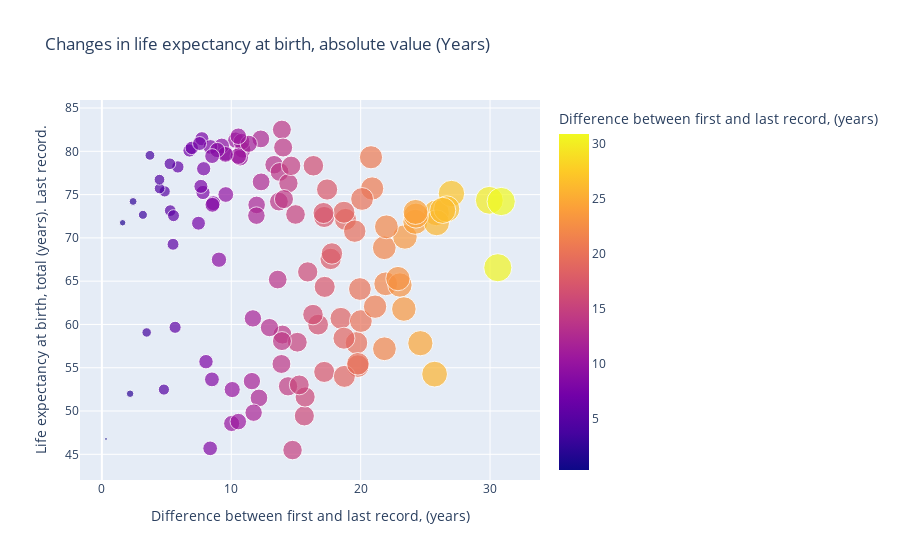

Here is the notebook cell this chart was saved with:
### Code cell
life_expectancy_by_country_values_greater_than_zero = life_expectancy_by_country[life_expectancy_by_country["diff"] > 0] #Removed negative values because cause error
fig = px.scatter(life_expectancy_by_country_values_greater_than_zero, x='diff', y="last", color="diff", 
                 title="Changes in life expectancy at birth, absolute value (Years)",
                 size='diff', hover_data=['Country Name'],
                labels={
                     "last": "Life expectancy at birth, total (years). Last record.",
                     "diff": "Difference between first and last record, (years)"
                 },)
fig.show()

### Figure 1 — Plotly figure (JSON) as saved in the notebook; plotly's stock layout.template omitted (floating-point values rounded to 4 significant figures)
{"data": [{"customdata": [["Afghanistan"], ["Albania"], ["Algeria"], ["Angola"], ["Argentina"], ["Australia"], ["Austria"], ["Bahrain"], ["Bangladesh"], ["Belgium"], ["Benin"], ["Bolivia"], ["Bosnia and Herzegovina"], ["Botswana"], ["Brazil"], ["Bulgaria"], ["Burkina Faso"], ["Burundi"], ["Cambodia"], ["Cameroon"], ["Canada"], ["Central African Republic"], ["Chad"], ["Chile"], ["China"], ["Colombia"], ["Comoros"], ["Costa Rica"], ["Cote d'Ivoire"], ["Croatia"], ["Cuba"], ["Czech Republic"], ["Denmark"], ["Djibouti"], ["Dominican Republic"], ["Ecuador"], ["El Salvador"], ["Equatorial Guinea"], ["Eritrea"], ["Ethiopia"], ["Finland"], ["France"], ["Gabon"], ["Germany"], ["Ghana"], ["Greece"], ["Guatemala"], ["Guinea"], ["Guinea-Bissau"], ["Haiti"], ["Honduras"], ["Hungary"], ["Iceland"], ["India"], ["Indonesia"], ["Iraq"], ["Ireland"], ["Israel"], ["Italy"], ["Jamaica"], ["Japan"], ["Jordan"], ["Kenya"], ["Kuwait"], ["Lebanon"], ["Liberia"], ["Libya"], ["Madagascar"], ["Malawi"], ["Malaysia"], ["Mali"], ["Mauritania"], ["Mauritius"], ["Mexico"], ["Mongolia"], ["Morocco"], ["Mozambique"], ["Myanmar"], ["Nepal"], ["Netherlands"], ["New Zealand"], ["Nicaragua"], ["Niger"], ["Nigeria"], ["Norway"], ["Oman"], ["Pakistan"], ["Panama"], ["Paraguay"], ["Peru"], ["Philippines"], ["Poland"], ["Portugal"], ["Romania"], ["Rwanda"], ["Sao Tome and Principe"], ["Saudi Arabia"], ["Senegal"], ["Sierra Leone"], ["Singapore"], ["Slovak Republic"], ["Slovenia"], ["Somalia"], ["South Africa"], ["Spain"], ["Sri Lanka"], ["Sudan"], ["Swaziland"], ["Sweden"], ["Switzerland"], ["Tanzania"], ["Thailand"], ["Togo"], ["Trinidad and Tobago"], ["Tunisia"], ["Turkey"], ["Uganda"], ["United Kingdom"], ["United States"], ["Uruguay"], ["Vietnam"], ["West Bank and Gaza"], ["Zambia"]], "hovertemplate": "Difference between first and last record, (years)=%{marker.color}<br>Life expectancy at birth, total (years). Last record.=%{y}<br>Country Name=%{customdata[0]}<extra></extra>", "legendgroup": "", "marker": {"color": [24.61, 12.31, 25.85, 15.65, 9.576, 10.35, 10.87, 20.89, 21.83, 9.563, 19.68, 21.94, 4.853, 3.462, 17.18, 3.171, 19.78, 11.6, 23.03, 10.07, 9.267, 8.369, 10.03, 20.8, 29.94, 14.97, 18.47, 16.35, 10.55, 4.464, 13.31, 4.453, 5.875, 13.95, 18.83, 20.11, 19.54, 17.18, 5.66, 18.71, 10.69, 10.8, 20.02, 3.715, 12.95, 10.55, 23.42, 18.74, 14.39, 16.71, 24.23, 5.285, 7.732, 22.88, 17.68, 17.78, 9.553, 8.393, 12.28, 8.613, 13.91, 18.71, 8.047, 11.96, 13.74, 21.84, 25.87, 21.12, 12.14, 8.543, 25.71, 16.31, 11.94, 17.41, 15.91, 21.99, 15.71, 19.94, 30.6, 6.774, 8.92, 24.28, 19.79, 11.73, 6.947, 27.02, 17.22, 14.42, 7.468, 24.24, 9.05, 7.817, 14.63, 5.537, 15.11, 13.59, 26.65, 23.34, 14.74, 14.01, 2.412, 5.256, 15.26, 2.183, 11.35, 13.68, 11.67, 0.3196, 7.55, 10.55, 13.92, 17.13, 13.88, 5.499, 30.86, 26.34, 8.507, 8.522, 7.868, 7.654, 14.07, 1.607, 4.796], "coloraxis": "coloraxis", "size": [24.61, 12.31, 25.85, 15.65, 9.576, 10.35, 10.87, 20.89, 21.83, 9.563, 19.68, 21.94, 4.853, 3.462, 17.18, 3.171, 19.78, 11.6, 23.03, 10.07, 9.267, 8.369, 10.03, 20.8, 29.94, 14.97, 18.47, 16.35, 10.55, 4.464, 13.31, 4.453, 5.875, 13.95, 18.83, 20.11, 19.54, 17.18, 5.66, 18.71, 10.69, 10.8, 20.02, 3.715, 12.95, 10.55, 23.42, 18.74, 14.39, 16.71, 24.23, 5.285, 7.732, 22.88, 17.68, 17.78, 9.553, 8.393, 12.28, 8.613, 13.91, 18.71, 8.047, 11.96, 13.74, 21.84, 25.87, 21.12, 12.14, 8.543, 25.71, 16.31, 11.94, 17.41, 15.91, 21.99, 15.71, 19.94, 30.6, 6.774, 8.92, 24.28, 19.79, 11.73, 6.947, 27.02, 17.22, 14.42, 7.468, 24.24, 9.05, 7.817, 14.63, 5.537, 15.11, 13.59, 26.65, 23.34, 14.74, 14.01, 2.412, 5.256, 15.26, 2.183, 11.35, 13.68, 11.67, 0.3196, 7.55, 10.55, 13.92, 17.13, 13.88, 5.499, 30.86, 26.34, 8.507, 8.522, 7.868, 7.654, 14.07, 1.607, 4.796], "sizemode": "area", "sizeref": 0.07715, "symbol": "circle"}, "mode": "markers", "name": "", "orientation": "v", "showlegend": false, "type": "scatter", "x": [24.61, 12.31, 25.85, 15.65, 9.576, 10.35, 10.87, 20.89, 21.83, 9.563, 19.68, 21.94, 4.853, 3.462, 17.18, 3.171, 19.78, 11.6, 23.03, 10.07, 9.267, 8.369, 10.03, 20.8, 29.94, 14.97, 18.47, 16.35, 10.55, 4.464, 13.31, 4.453, 5.875, 13.95, 18.83, 20.11, 19.54, 17.18, 5.66, 18.71, 10.69, 10.8, 20.02, 3.715, 12.95, 10.55, 23.42, 18.74, 14.39, 16.71, 24.23, 5.285, 7.732, 22.88, 17.68, 17.78, 9.553, 8.393, 12.28, 8.613, 13.91, 18.71, 8.047, 11.96, 13.74, 21.84, 25.87, 21.12, 12.14, 8.543, 25.71, 16.31, 11.94, 17.41, 15.91, 21.99, 15.71, 19.94, 30.6, 6.774, 8.92, 24.28, 19.79, 11.73, 6.947, 27.02, 17.22, 14.42, 7.468, 24.24, 9.05, 7.817, 14.63, 5.537, 15.11, 13.59, 26.65, 23.34, 14.74, 14.01, 2.412, 5.256, 15.26, 2.183, 11.35, 13.68, 11.67, 0.3196, 7.55, 10.55, 13.92, 17.13, 13.88, 5.499, 30.86, 26.34, 8.507, 8.522, 7.868, 7.654, 14.07, 1.607, 4.796], "xaxis": "x", "y": [57.83, 76.47, 72.9, 49.44, 75.01, 81.29, 80.18, 75.71, 68.86, 79.78, 57.87, 64.69, 75.37, 59.07, 72.41, 72.66, 55.19, 53.46, 64.55, 52.48, 80.63, 45.69, 48.56, 79.31, 74.34, 72.71, 60.71, 78.33, 48.78, 75.71, 78.45, 76.72, 78.2, 58.83, 72.13, 74.5, 70.78, 54.52, 59.67, 58.41, 79.26, 81.11, 60.39, 79.53, 59.64, 79.44, 70.11, 54.0, 52.86, 59.98, 71.86, 73.15, 81.45, 65.3, 67.57, 68.2, 79.64, 80.5, 81.43, 74.01, 82.51, 72.96, 55.7, 73.81, 77.62, 57.19, 71.74, 62.05, 51.51, 73.82, 54.26, 61.14, 72.57, 75.59, 66.07, 71.28, 51.62, 64.09, 66.55, 80.1, 80.15, 72.57, 55.46, 49.81, 80.4, 75.12, 64.34, 76.31, 71.69, 73.0, 67.48, 75.24, 78.32, 72.57, 57.95, 65.19, 73.35, 61.78, 45.49, 80.44, 74.21, 78.56, 53.02, 52.0, 80.87, 74.19, 60.7, 46.77, 80.9, 81.74, 58.08, 72.87, 55.43, 69.26, 74.2, 73.18, 53.65, 79.45, 77.99, 75.95, 74.48, 71.75, 52.48], "yaxis": "y"}], "layout": {"coloraxis": {"colorbar": {"title": {"text": "Difference between first and last record, (years)"}}, "colorscale": [[0, "#0d0887"], [0.1111, "#46039f"], [0.2222, "#7201a8"], [0.3333, "#9c179e"], [0.4444, "#bd3786"], [0.5556, "#d8576b"], [0.6667, "#ed7953"], [0.7778, "#fb9f3a"], [0.8889, "#fdca26"], [1, "#f0f921"]]}, "legend": {"itemsizing": "constant", "tracegroupgap": 0}, "title": {"text": "Changes in life expectancy at birth, absolute value (Years)"}, "xaxis": {"anchor": "y", "domain": [0, 1], "title": {"text": "Difference between first and last record, (years)"}}, "yaxis": {"anchor": "x", "domain": [0, 1], "title": {"text": "Life expectancy at birth, total (years). Last record."}}}}
